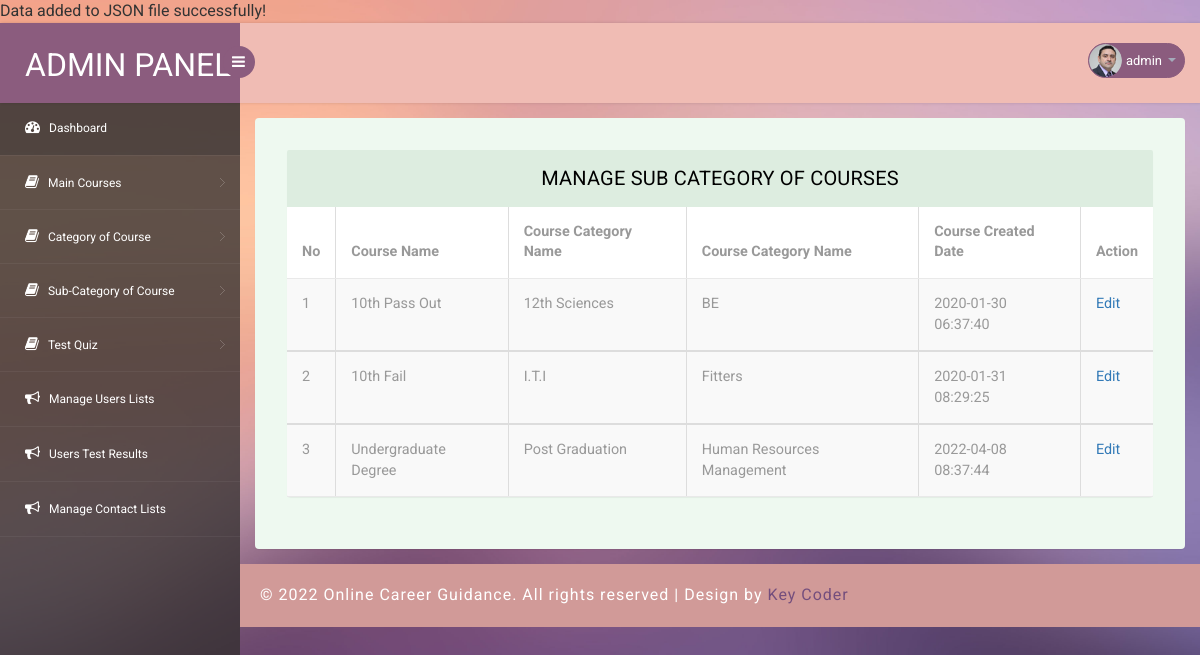
Page /Admin_side/manage_sub_course_cat.php (signed in) on the committed database.
### tables this page shows
CREATE TABLE `sub_category` (
  `id` int(11) NOT NULL,
  `courseid` int(11) DEFAULT NULL,
  `sub_courseid` int(11) NOT NULL,
  `sub_coursecat` varchar(255) DEFAULT NULL,
  `creationDate` timestamp NULL DEFAULT current_timestamp(),
  `updationDate` varchar(255) DEFAULT NULL
);

CREATE TABLE `courses` (
  `id` int(11) NOT NULL,
  `coursename` varchar(255) DEFAULT NULL,
  `creationDate` timestamp NOT NULL DEFAULT current_timestamp()
);

CREATE TABLE `sub_course` (
  `id` int(11) NOT NULL,
  `courseid` int(11) DEFAULT NULL,
  `sub_course` varchar(255) DEFAULT NULL,
  `creationDate` timestamp NULL DEFAULT current_timestamp()
);

### Admin_side/manage_sub_course_cat.php (the view, shortened to what this page needs)
<?php
include('../connection.php');
if (strlen($_SESSION['admin_panel_login'])==0) {
  header('location:logout.php');
  }
  else{
    ?>
<!DOCTYPE html>
<head>
<link rel="stylesheet" href="css/bootstrap.min.css" >
<link href="css/style.css" rel='stylesheet' type='text/css' />
<link href="css/style-responsive.css" rel="stylesheet"/>
<link rel="stylesheet" href="css/font.css" type="text/css"/>
<link href="css/font-awesome.css" rel="stylesheet">
</head>
<body>
<section id="container">
<?php include'top-header.php'; ?>
<?php include'menu-bar.php'; ?>
<section id="main-content">
	<section class="wrapper">
		<div class="table-agile-info">
  <div class="panel panel-default">
    <div class="panel-heading">
     Manage Sub Category of Courses
    </div>
    <div class="table-responsive">
      <table class="table table-striped table-bordered b-t b-light">
        <thead>
          <tr>
            <th>No</th>
            <th>Course Name</th>
            <th>Course Category Name</th>
            <th>Course Category Name</th>
            <th>Course Created Date</th>
            <th>Action</th>
          </tr>
        </thead>
       <?php
$query=mysqli_query($conn,"select sub_category.*,courses.coursename,sub_course.sub_course from sub_category join courses on courses.id=sub_category.courseid join sub_course on sub_course.id=sub_category.sub_courseid");
$cnt=1;
while($row=mysqli_fetch_array($query))
{
         ?>
                                    <tbody>
                                        <tr>
                                            <td><?php echo $cnt;?></td>
                                              <td><?php echo $row['coursename']; ?></td>
                                              <td><?php echo $row['sub_course']; ?></td>
                                              <td><?php echo $row['sub_coursecat']; ?></td>
                                              <td><?php echo $row['creationDate']; ?></td>
                                              <td> <a href="edit_sub_course_cat.php?id=<?php echo $row['id'];?>">Edit</a></td>
                                        </tr>
                                       <?php $cnt=$cnt+1; } ?>
                                    </tbody>
      </table>
    </div>
  </div>
</div>
</section>
		   <?php include'footer.php'; ?>
</section>
</section>
</body>
</html>
<?php } ?>

### Admin_side/Css/style.css (style rules this page uses)
html, body { font-family: 'Roboto', sans-serif; font-size: 100%; overflow-x: hidden; background: url(../images/bg.jpg) no-repeat 0px 0px; background-size:cover; }
body a { transition: 0.5s all ease; -webkit-transition: 0.5s all ease; -moz-transition: 0.5s all ease; -o-transition: 0.5s all ease; -ms-transition: 0.5s all ease; text-decoration:none; }
#main-content { margin-left:240px; -webkit-transition:all .3s ease-in-out; -moz-transition:all .3s ease-in-out; -o-transition:all .3s ease-in-out; transition:all .3s ease-in-out; }
.wrapper { display:inline-block; margin-top:80px; padding:15px; width:100%; }
.panel-heading { position: relative; height: 57px; line-height: 57px; letter-spacing: 0.2px; color: #000; font-size: 18px; font-weight: 400; padding: 0 16px; background:#ddede0; border-top-right-radius: 2px; border-top-left-radius: 2px; text-transform: uppercase; text-align: center; }
.panel { border: none ! important; }
.table>thead>tr>th { border-bottom: 1px solid #e1ab91 ! important; }
.table>tbody>tr>td, .table>tbody>tr>th, .table>tfoot>tr>td, .table>tfoot>tr>th, .table>thead>tr>td, .table>thead>tr>th { border-bottom: 1px solid #e9e9e9 ! important; }
.table > thead > tr > th, .table > tbody > tr > th, .table > tfoot > tr > th, .table > thead > tr > td, .table > tbody > tr > td, .table > tfoot > tr > td { border-top: none !important; }
.table td, .table>tbody>tr>td, .table>tbody>tr>th, .table>tfoot>tr>td, .table>tfoot>tr>th, .table>thead>tr>td, .table>thead>tr>th { padding: 15px!important; }
.table > thead > tr > th, .table > tbody > tr > th, .table > tfoot > tr > th, .table > thead > tr > td, .table > tbody > tr > td, .table > tfoot > tr > td { font-size: 0.9em; color: #999; border-top: none !important; }
.table-agile-info { background: #eef9f0; padding: 2em; border-radius: 4px; -webkit-box-shadow: 0 1px 1px rgba(0,0,0,.05); box-shadow: 0 1px 1px rgba(0,0,0,.05); }
.panel-default>.panel-heading { color: #000000 ! important; background-color: #ddede0 ! important; border-color: #ddede0 ! important; font-size: 20px; }

### rows in the picture
sub_category: courseid.coursename "10th Pass Out", sub_courseid.sub_course "12th Sciences", sub_coursecat "BE", creationDate "2020-01-30 06:37:40"
sub_category: courseid.coursename "10th Fail", sub_courseid.sub_course "I.T.I", sub_coursecat "Fitters", creationDate "2020-01-31 08:29:25"
sub_category: courseid.coursename "Undergraduate Degree", sub_courseid.sub_course "Post Graduation", sub_coursecat "Human Resources Management", creationDate "2022-04-08 08:37:44"

### other values in the picture
$_SESSION['username'] "admin"
